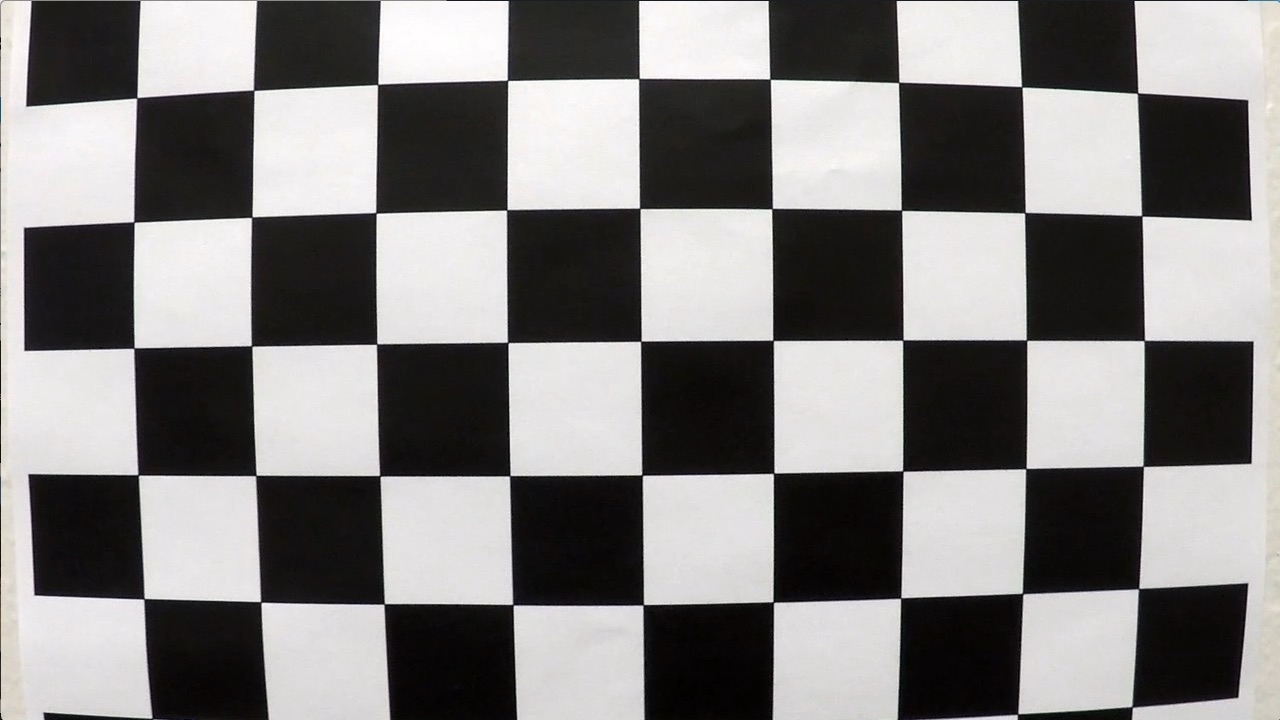
#> input picture CarND-Advanced-Lane-Lines-master/camera_cal/calibration1.jpg, 1280 x 720 px; its folder holds only this picture in this run
$ jupyter execute --allow-errors Advanced_Lane_Lines.ipynb   (shell and % lines are left out)   (older library calls are emulated)
#> lines starting #> are read from the running program, lines starting #| are printed output that depends on the picture; after the words box and inside, x2 and y2 are one past the last pixel; in counts of white or black regions, pixels touching at a corner belong together
## Advanced Lane Finding Project

The goals / steps of this project are the following:

* Compute the camera calibration matrix and distortion coefficients given a set of chessboard images.
* Apply a distortion correction to raw images.
* Use color transforms, gradients, etc., to create a thresholded binary image.
* Apply a perspective transform to rectify binary image ("birds-eye view").
* Detect lane pixels and fit to find the lane boundary.
* Determine the curvature of the lane and vehicle position with respect to center.
* Warp the detected lane boundaries back onto the original image.
* Output visual display of the lane boundaries and numerical estimation of lane curvature and vehicle position.

---
## First, I'll compute the camera calibration using chessboard images

[cell 1]
import numpy as np
import cv2
import glob
import matplotlib.pyplot as plt
import matplotlib.image as mpimg
#%matplotlib qt
import os

# prepare object points, like (0,0,0), (1,0,0), (2,0,0) ....,(6,5,0)
objp = np.zeros((6*9,3), np.float32)
objp[:,:2] = np.mgrid[0:9,0:6].T.reshape(-1,2)

# Arrays to store object points and image points from all the images.
objpoints = [] # 3d points in real world space
imgpoints = [] # 2d points in image plane.

# Make a list of calibration images
images = glob.glob('../camera_cal/calibration*.jpg')
nx = 9
ny = 6

# Step through the list and search for chessboard corners
for fname in images:
    img = cv2.imread(fname)
#> img is the input picture: shape (720, 1280, 3); mean B, G, R 127.8, 128.4, 130.1
    gray = cv2.cvtColor(img,cv2.COLOR_BGR2GRAY)

    # Find the chessboard corners
    ret, corners = cv2.findChessboardCorners(gray, (nx,ny),None)
#> ret = False; corners = None

    # If found, add object points, image points
    if ret == True:
        objpoints.append(objp)
        imgpoints.append(corners)

        # Draw and display the corners
        img = cv2.drawChessboardCorners(img, (nx,ny), corners, ret)
        ret, mtx, dist, rvecs, tvecs = cv2.calibrateCamera(objpoints, imgpoints, gray.shape[::-1],None,None)
        undist = cv2.undistort(img, mtx, dist, None, mtx)

        offset = 100 # offset for dst points
        # Grab the image shape
        img_size = (gray.shape[1], gray.shape[0])

        # For source points I'm grabbing the outer four detected corners
        src = np.float32([corners[0], corners[nx-1], corners[-1], corners[-nx]])
        # For destination points, I'm arbitrarily choosing some points to be
        # a nice fit for displaying our warped result
        # again, not exact, but close enough for our purposes
        dst = np.float32([[offset, offset], [img_size[0]-offset, offset],
                                [img_size[0]-offset, img_size[1]-offset],
                                [offset, img_size[1]-offset]])
        # Given src and dst points, calculate the perspective transform matrix
        M = cv2.getPerspectiveTransform(src, dst)
        # Warp the image using OpenCV warpPerspective()
        warped = cv2.warpPerspective(img, M, img_size)
        cv2.imshow('img',warped)

        #cv2.imshow('img',img)
        cv2.waitKey(500)

cv2.destroyAllWindows()

## And so on and so forth...

[cell 2]
image = mpimg.imread('../test_images/test2.jpg')
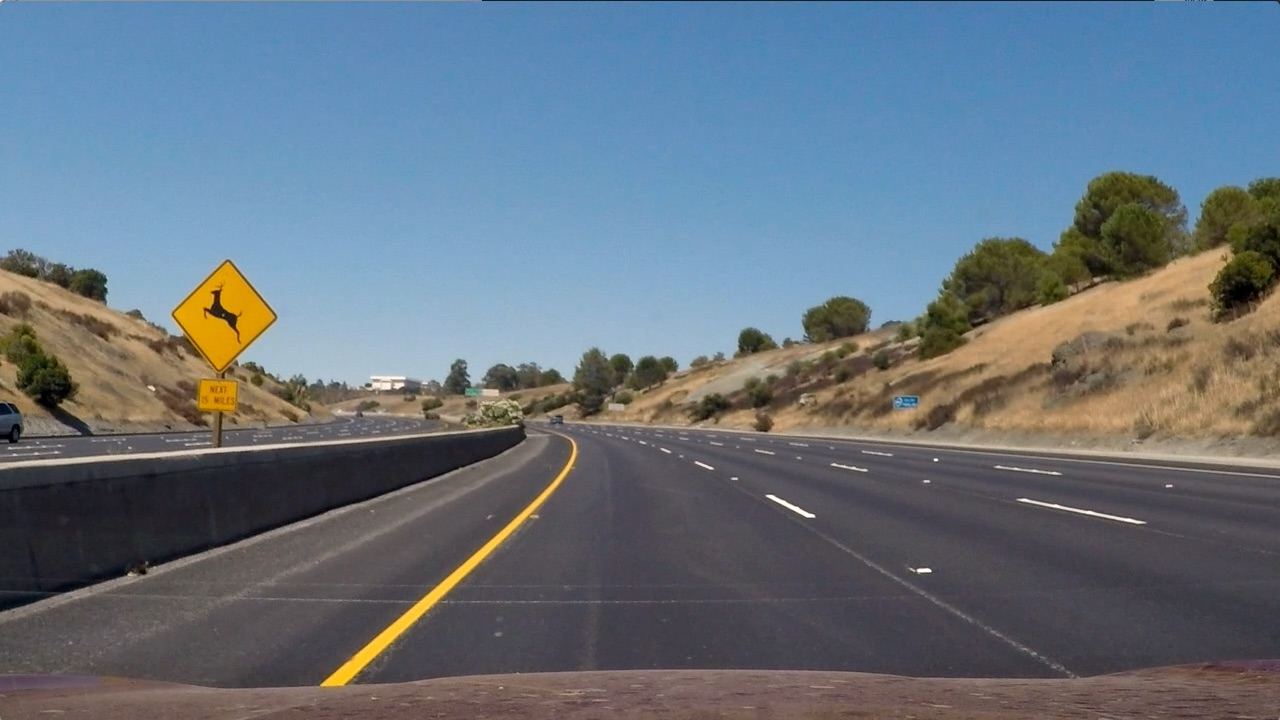
#> input picture CarND-Advanced-Lane-Lines-master/test_images/test2.jpg, 1280 x 720 px
#> image is the input picture: shape (720, 1280, 3); mean R, G, B 102.8, 114.6, 125.5
plt.imshow(image)
# import os
# images = os.listdir("../test_images/")

[cell 3]
def hls_select_S(img, thresh):
    hls = cv2.cvtColor(img, cv2.COLOR_RGB2HLS)
    H= hls[:,:,0]
    L= hls[:,:,1]
    S= hls[:,:,2]
    binary_output = np.zeros_like(S)
    binary_output[(S>thresh[0]) & (S <= thresh[1])] = 1
    #binary_output = np.zeros_like(H)
    #binary_output[(H>thresh[0]) & (H <= thresh[1])] = 1


    return binary_output

def hls_select_H(img, thresh):
    hls = cv2.cvtColor(img, cv2.COLOR_RGB2HLS)
    H= hls[:,:,0]
    L= hls[:,:,1]
    S= hls[:,:,2]
    binary_output = np.zeros_like(H)
    binary_output[(H>thresh[0]) & (H <= thresh[1])] = 1

    return binary_output

# [7 lines left out: function hls_select_L, not called in this run]

def red_select(image, thresh):
    R = image [:,:,0]
    binary = np.zeros_like(R)
    binary[(R>thresh[0]) & (R<= thresh[1])] =1

    return binary

def green_select(image, thresh):
    G = image [:,:,1]
    binary = np.zeros_like(G)
    binary[(G>thresh[0]) & (G<= thresh[1])] =1

    return binary


def abs_sobel_thresh(img, orient, sobel_kernel, thresh):
    # Convert to grayscale
    gray = cv2.cvtColor(img, cv2.COLOR_RGB2GRAY)
    # Apply x or y gradient with the OpenCV Sobel() function
    # and take the absolute value
    if orient == 'x':
        abs_sobel = np.absolute(cv2.Sobel(gray, cv2.CV_64F, 1, 0))
    if orient == 'y':
        abs_sobel = np.absolute(cv2.Sobel(gray, cv2.CV_64F, 0, 1))
    # Rescale back to 8 bit integer
    scaled_sobel = np.uint8(255*abs_sobel/np.max(abs_sobel))
    # Create a copy and apply the threshold
    binary_output = np.zeros_like(scaled_sobel)
    # Here I'm using inclusive (>=, <=) thresholds, but exclusive is ok too
    binary_output[(scaled_sobel >= thresh[0]) & (scaled_sobel <= thresh[1])] = 1

    # Return the result
    return binary_output

def mag_thresh(img, sobel_kernel , mag_thresh):
    # Apply the following steps to img
    # 1) Convert to grayscale
    gray = cv2.cvtColor(img, cv2.COLOR_RGB2GRAY)
    # 2) Take the gradient in x and y separately
    sobelx= cv2.Sobel(gray, cv2.CV_64F, 1 , 0)
    sobely= cv2.Sobel(gray, cv2.CV_64F, 0, 1)
    # 3) Calculate the magnitude
    mag = np.sqrt(sobelx**2 + sobely**2)

    # 4) Scale to 8-bit (0 - 255) and convert to type = np.uint8
    scaled_sobel = np.uint8(255*mag/np.max(mag))
    # 5) Create a binary mask where mag thresholds are met
    binary_output = np.zeros_like(scaled_sobel)
    binary_output[(scaled_sobel >= min(mag_thresh)) & (scaled_sobel <= max(mag_thresh))] =1
    # 6) Return this mask as your binary_output image
    #binary_output = np.copy(img) # Remove this line
    return binary_output

def dir_threshold(img, sobel_kernel, thresh):
     # Apply the following steps to img
    # 1) Convert to grayscale
    gray = cv2.cvtColor(img, cv2.COLOR_RGB2GRAY)
    # 2) Take the gradient in x and y separately
    sobelx = cv2.Sobel(gray, cv2.CV_64F, 1, 0, ksize = sobel_kernel)
    sobely = cv2.Sobel(gray, cv2.CV_64F, 0, 1, ksize = sobel_kernel)
    # 3) Take the absolute value of the x and y gradientsa
    abs_sobelx = np.absolute(sobelx)
    abs_sobely = np.absolute(sobely)
    # 4) Use np.arctan2(abs_sobely, abs_sobelx) to calculate the direction of the gradient
    dirGrad = np.arctan2(abs_sobely, abs_sobelx)
    #print('disGrad is' ,type(dirGrad))
    # 5) Create a binary mask wrhere direction thresholds are met
    binary_output = np.zeros_like(dirGrad)
    binary_output[(dirGrad >= min(thresh)) & (dirGrad <= max(thresh))] =1
    # 6) Return this mask as your binary_output image
    #binary_output = np.copy(img) # Remove this line
    return binary_output

def warper(img, reverse=False):

    # Compute and apply perpective transform
    img_size = (img.shape[1], img.shape[0])
    src = np.float32(
     [[(img_size[0] / 2) - 55, img_size[1] / 2 + 100],
     [((img_size[0] / 6) - 10), img_size[1]],
     [(img_size[0] * 5 / 6) + 60, img_size[1]],
     [(img_size[0] / 2 + 55), img_size[1] / 2 + 100]])
    dst = np.float32(
     [[(img_size[0] / 4), 0],
     [(img_size[0] / 4), img_size[1]],
     [(img_size[0] * 3 / 4), img_size[1]],
     [(img_size[0] * 3 / 4), 0]])

    Minv = cv2.getPerspectiveTransform(dst, src)

    M = cv2.getPerspectiveTransform(src, dst)
    warped = cv2.warpPerspective(img, M, img_size, flags=cv2.INTER_NEAREST)  # keep same size as input image

    return warped, Minv

# [104 lines left out: functions hist, fit_poly, search_around_poly, not called in this run]

def fit_polynomial(img):
    # Find our lane pixels first
    leftx, lefty, rightx, righty, out_img = find_lane_pixels(img)
#     print('leftx and lefty :', leftx, lefty)
#     print('rightx and righty:', rightx, righty)
#     print('out_img:', out_img)

    # Fit a second order polynomial to each using `np.polyfit`
    left_fit = np.polyfit(lefty, leftx, 2)
    right_fit = np.polyfit(righty, rightx, 2)

    # Generate x and y values for plotting
    ploty = np.linspace(0, img.shape[0]-1, img.shape[0] )
    #print('ploty ',type(ploty), ploty )
    try:
        left_fitx = left_fit[0]*ploty**2 + left_fit[1]*ploty + left_fit[2]
        right_fitx = right_fit[0]*ploty**2 + right_fit[1]*ploty + right_fit[2]
#         print('left_fitx: ', left_fitx)
#         print('right_fitx: ' , right_fitx)
    except TypeError:
        # Avoids an error if `left` and `right_fit` are still none or incorrect
        print('The function failed to fit a line!')
        left_fitx = 1*ploty**2 + 1*ploty
        right_fitx = 1*ploty**2 + 1*ploty

    ## Visualization ##
    # Colors in the left and right lane regions
    out_img[lefty, leftx] = [255, 0, 0]
    out_img[righty, rightx] = [0, 0, 255]


    return left_fitx, right_fitx, ploty, left_fit, right_fit, out_img


def find_lane_pixels(binary_warped):
    # Take a histogram of the bottom half of the image
    histogram = np.sum(binary_warped[binary_warped.shape[0]//2:,:], axis=0)
    # Create an output image to draw on and visualize the result
    out_img = np.dstack((binary_warped, binary_warped, binary_warped))
    # Find the peak of the left and right halves of the histogram
    # These will be the starting point for the left and right lines
    midpoint = np.int(histogram.shape[0]//2)
    leftx_base = np.argmax(histogram[:midpoint])
#     print('leftx_base is', leftx_base)
    rightx_base = np.argmax(histogram[midpoint:]) + midpoint
#     print('rightx_base is,' , rightx_base)

    # HYPERPARAMETERS
    # Choose the number of sliding windows
    nwindows = 9
    # Set the width of the windows +/- margin
    margin = 100
    # Set minimum number of pixels found to recenter window
    minpix = 50

    # Set height of windows - based on nwindows above and image shape
    window_height = np.int(binary_warped.shape[0]//nwindows)
#     print('window_height :', window_height)
    # Identify the x and y positions of all nonzero pixels in the image
    nonzero = binary_warped.nonzero()
    nonzeroy = np.array(nonzero[0])
    nonzerox = np.array(nonzero[1])
    # Current positions to be updated later for each window in nwindows
    leftx_current = leftx_base
    rightx_current = rightx_base

    # Create empty lists to receive left and right lane pixel indices
    left_lane_inds = []
    right_lane_inds = []

    # Step through the windows one by one
    for window in range(nwindows):
        # Identify window boundaries in x and y (and right and left)
#         print('window: ', window)
        win_y_low = binary_warped.shape[0] - (window+1)*window_height
#         print('win_y_low:', win_y_low)
        win_y_high = binary_warped.shape[0] - window*window_height
        win_xleft_low = leftx_current - margin
        win_xleft_high = leftx_current + margin
        win_xright_low = rightx_current - margin
        win_xright_high = rightx_current + margin

        # Draw the windows on the visualization image
        cv2.rectangle(out_img,(win_xleft_low,win_y_low),
        (win_xleft_high,win_y_high),(0,255,0), 2)
        cv2.rectangle(out_img,(win_xright_low,win_y_low),
        (win_xright_high,win_y_high),(0,255,0), 2)

        # Identify the nonzero pixels in x and y within the window #
        good_left_inds = ((nonzeroy >= win_y_low) & (nonzeroy < win_y_high) &
        (nonzerox >= win_xleft_low) &  (nonzerox < win_xleft_high)).nonzero()[0]
        good_right_inds = ((nonzeroy >= win_y_low) & (nonzeroy < win_y_high) &
        (nonzerox >= win_xright_low) &  (nonzerox < win_xright_high)).nonzero()[0]
#         print('good_left_inds:  ', good_left_inds)
#         print('good_right_inds:  ', good_right_inds)
#         print('-----')

        # Append these indices to the lists
        left_lane_inds.append(good_left_inds)
        right_lane_inds.append(good_right_inds)

        # If you found > minpix pixels, recenter next window on their mean position
        if len(good_left_inds) > minpix:
            leftx_current = np.int(np.mean(nonzerox[good_left_inds]))
#             print('leftx_current: ', leftx_current)
        if len(good_right_inds) > minpix:
            rightx_current = np.int(np.mean(nonzerox[good_right_inds]))
#             print('rightx_current: ', rightx_current)

    # Concatenate the arrays of indices (previously was a list of lists of pixels)
    try:
        left_lane_inds = np.concatenate(left_lane_inds)
        right_lane_inds = np.concatenate(right_lane_inds)
    except ValueError:
        # Avoids an error if the above is not implemented fully
        pass

    # Extract left and right line pixel positions
    leftx = nonzerox[left_lane_inds]
    lefty = nonzeroy[left_lane_inds]
    rightx = nonzerox[right_lane_inds]
    righty = nonzeroy[right_lane_inds]


    return leftx, lefty, rightx, righty, out_img


def measure_curvature_pixels(img, ploty, left_fit, right_fit):

    # Start by generating our fake example data
    # Make sure to feed in your real data instead in your project!
#     ploty, left_fit, right_fit = generate_data()

    # Define y-value where we want radius of curvature
    # We'll choose the maximum y-value, corresponding to the bottom of the image
    y_eval = np.max(ploty)

    ym_per_pix = 30/720 # meters per pixel in y dimension
    xm_per_pix = 3.7/700 # meters per pixel in x dimension
    # Calculation of R_curve (radius of curvature)
    left_curverad = ((1 + (2*left_fit[0]*y_eval + left_fit[1])**2)**1.5) / np.absolute(2*left_fit[0])
    right_curverad = ((1 + (2*right_fit[0]*y_eval + right_fit[1])**2)**1.5) / np.absolute(2*right_fit[0])
    width = img.shape[1]
    height = img.shape[0]
    # Calculate vehicle position with respect to center
    left_lane_pos = left_fit[0]*height**2 + left_fit[1]*height + left_fit[2]
    right_lane_pos = right_fit[0]*height**2 + right_fit[1]*height + right_fit[2]
    # print("left_lane_pos: " + str(left_lane_pos))
    # print("right_lane_pos: " + str(right_lane_pos))

    car_pos = width / 2
    middle_lane_pos = left_lane_pos + (right_lane_pos - left_lane_pos) / 2
    car_offset = (middle_lane_pos - car_pos) * xm_per_pix

    return left_curverad, right_curverad, car_offset

[cell 4]
# Gradient
ksize = 3
gradx = abs_sobel_thresh(image, orient='x', sobel_kernel=ksize, thresh=(20, 100))
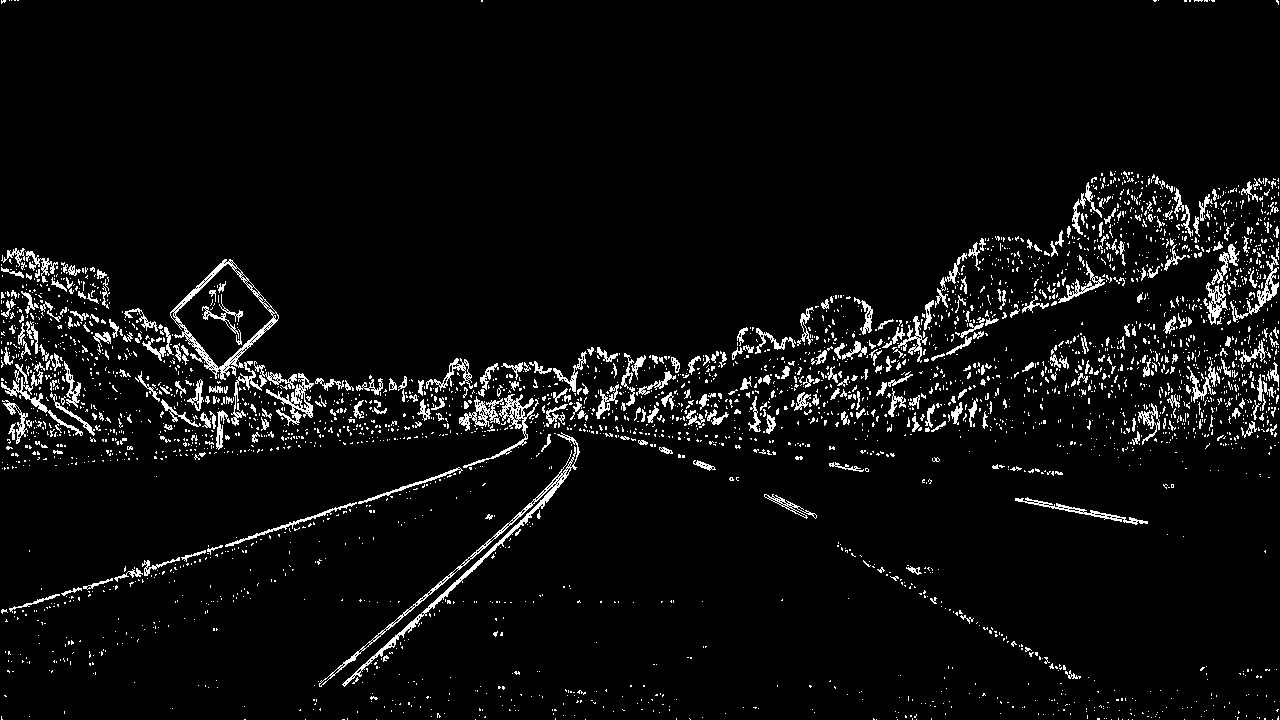
#> gradx: shape (720, 1280); values 0 (black) and 1 (white), 5% white in thin lines or dots
grady = abs_sobel_thresh(image, orient='y', sobel_kernel=ksize, thresh=(0, 80))
#> grady: shape (720, 1280); values 0 (black) and 1 (white), 98.9% white; black in thin lines or dots
mag_binary = mag_thresh(image, sobel_kernel=ksize, mag_thresh=(100, 200))
#> mag_binary: shape (720, 1280); values 0 (black) and 1 (white), 0.81% white in thin lines or dots
dir_binary = dir_threshold(image, sobel_kernel=ksize, thresh=(0.7, 1.0))
#> dir_binary: shape (720, 1280) float64; values 0 (black) and 1 (white), 20% white in thin lines or dots
combined = np.zeros_like(dir_binary)
combined[((gradx == 1) & (grady == 1)) | ((mag_binary == 1) & (dir_binary == 1))] = 1

# plt.imshow(combined, cmap = 'gray')
f, (ax1, ax2, ax3) = plt.subplots(1, 3,  figsize=(24, 9))
f.tight_layout()
ax1.imshow(gradx)
ax1.set_title('grad_x', fontsize=50)
ax2.imshow(mag_binary, cmap='gray')
ax2.set_title('mag_binary', fontsize=50)
ax3.imshow(combined, cmap='gray')
ax3.set_title('Combined', fontsize=50)
plt.subplots_adjust(left=0., right=1, top=0.9, bottom=0.)

[cell 5]
# hls
red_binary = red_select(image, thresh = (200, 255))
#> red_binary: shape (720, 1280); values 0 (black) and 1 (white), 1.6% white; 162 white regions (136 under 20 px), largest, box (x1, y1, x2, y2) and area: (175, 263, 274, 369) 4740, (321, 440, 576, 686) 3105, (990, 252, 1223, 337) 2937
green_binary = green_select(image,thresh=(200,255))
#> green_binary: shape (720, 1280); values 0 (black) and 1 (white), 0.3% white in thin lines or dots, all inside (x1, y1, x2, y2) = (0, 0, 1172, 685)
hls_binary_S = hls_select_S(image, thresh= (80, 255))
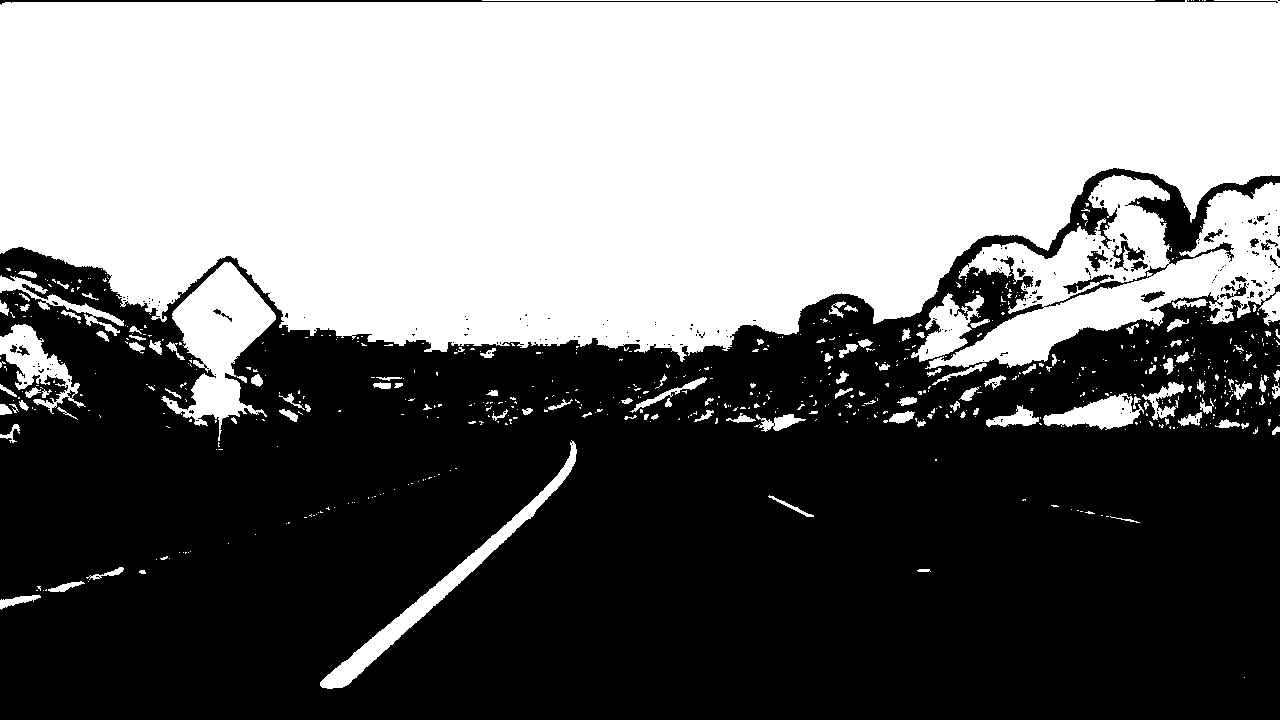
#> hls_binary_S: shape (720, 1280); values 0 (black) and 1 (white), 46.4% white; 676 white regions (551 under 20 px), largest, box (x1, y1, x2, y2) and area: (0, 0, 1280, 362) 365273, (925, 175, 1280, 369) 28434, (161, 262, 276, 441) 9024
hls_binary_H = hls_select_H(image, thresh= (0, 10))
#> hls_binary_H: shape (720, 1280); values 0 (black) and 1 (white), 7.6% white; 685 white regions (591 under 20 px), largest, box (x1, y1, x2, y2) and area: (0, 644, 1280, 720) 51589, (208, 444, 548, 608) 8387, (68, 577, 144, 640) 998
# hls_binary_L = hls_select_L(image, thresh = (0,10))

combined = np.zeros_like(hls_binary_H)
combined[((hls_binary_H ==1) & (hls_binary_S ==1))|(red_binary ==1)&(green_binary==1)|((gradx == 1) & (grady == 1)) | ((mag_binary == 1) & (dir_binary == 1))] =1

# plt.imshow(combined, cmap = 'gray')
f, (ax1, ax2, ax3, ax4) = plt.subplots(1, 4,  figsize=(24, 9))
f.tight_layout()
ax1.imshow(red_binary)
ax1.set_title('red_binary', fontsize=50)
ax2.imshow(hls_binary_S, cmap='gray')
ax2.set_title('HLS (S)', fontsize=50)
ax3.imshow(green_binary, cmap='gray')
ax3.set_title('Green_binary', fontsize=50)
ax4.imshow(combined, cmap='gray')
ax4.set_title('Combined', fontsize=50)
plt.subplots_adjust(left=0., right=1, top=0.9, bottom=0.)
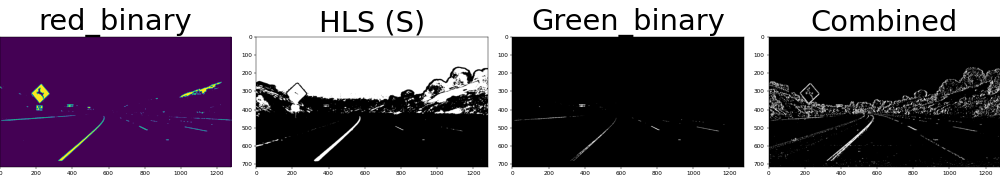
#> figure drawn by matplotlib, 4 panels

[cell 6]
warped, Minv= warper(combined, reverse=False)
#> (the rest of the program and of its run is left out)
